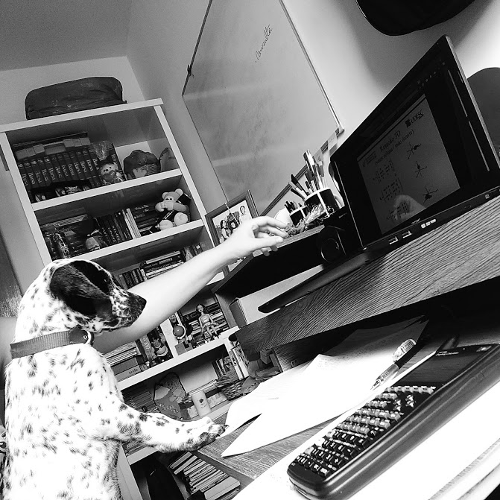
//> input picture images/pingo.png, 500 x 500 px
$ ./trocaregioes   (built with g++ and OpenCV 4)
//> lines starting //> are read from the running program, lines starting //| are printed output that depends on the picture
#include <iostream>
#include <opencv2/opencv.hpp>

using namespace cv;
using namespace std;

int main(int, char**){
    Mat image, otherImage;
    int width, height, aux1, aux2;

    image= imread("../images/pingo.png",CV_LOAD_IMAGE_GRAYSCALE);
//> image is the input picture: 500 rows x 500 cols, CV_8UC1; min 0, max 255, mean 124.9
    width = image.size().width;
//> width = 500
    height = image.size().height;
//> height = 500

    if(!image.data) {
        cout << "nao abriu pingo.png" << endl;
        return 0;
    }

    imshow("janela1", image);

    for(int i = 0;i<height/2;i++) {
        for (int j = 0; j<width/2; j++) {
            aux1 = image.at<uchar>(height/2 + i, width/2 + j);
            aux2 = image.at<uchar>(i, j);
            image.at<uchar>(i, j) = aux1; // segundo quadrante
            image.at<uchar>(height/2 + i, width/2 + j) = aux2; //quarto quadrante

            aux1 = image.at<uchar>(height/2 + i, j);
            aux2 = image.at<uchar>(i, width/2 + j);
            image.at<uchar>(i, width/2 + j) = aux1; // primeiro quadrante
            image.at<uchar>(height/2 + i, j) = aux2; // terceiro quadrante
        }
    }
//> this loop made 250 passes
//> (aux1, aux2) on passes 1 to 3: (189, 172), (152, 179), (133, 177)
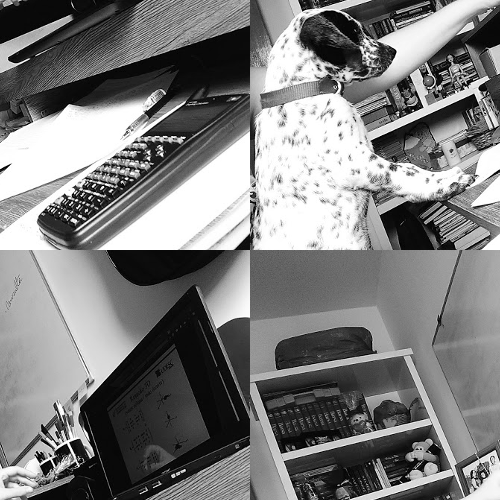
//> image: 500 rows x 500 cols, CV_8UC1; min 0, max 255, mean 124.9
//> after the loop, aux1 = 255; aux2 = 159

    imshow("janela2", image);
    waitKey();

    return 0;
}

$ run again, with images/biel.png copied over images/pingo.png
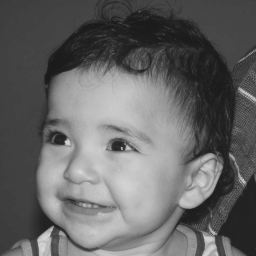
//> input picture images/biel.png, 256 x 256 px
//> image is the input picture: 256 rows x 256 cols, CV_8UC1; min 26, max 219, mean 100.9
//> the loop `for(int i = 0;i<height/2;i++)` made 128 passes
//> (aux1, aux2) on passes 1 to 8: (157, 64), (149, 65), (146, 67), (142, 67), (138, 65), (129, 67), (142, 67), (146, 65)
//> after the loop `for(int i = 0;i<height/2;i++)`:
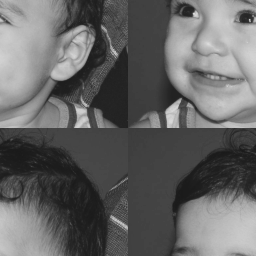
//> image: 256 rows x 256 cols, CV_8UC1; min 26, max 219, mean 100.9
//> after the loop `for(int i = 0;i<height/2;i++)`: aux1 = 176; aux2 = 81

$ run again, with images/homo1.png copied over images/pingo.png
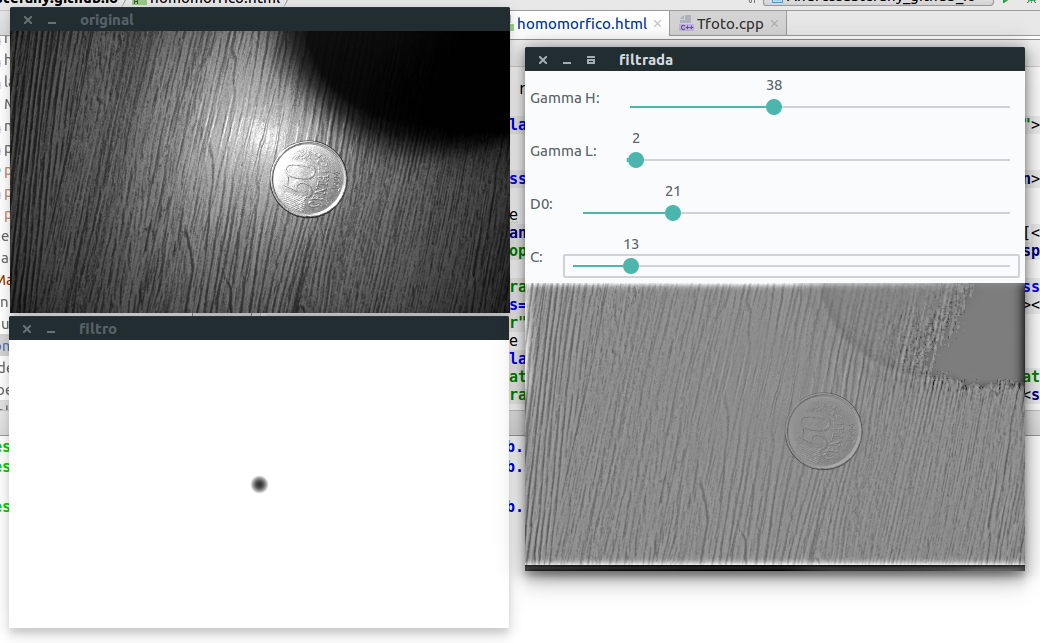
//> input picture images/homo1.png, 1040 x 643 px
//> the loop `for(int i = 0;i<height/2;i++)` made 321 passes
//> (aux1, aux2) on passes 1 to 3: (194, 232), (194, 232), (195, 232)
//> after the loop `for(int i = 0;i<height/2;i++)`:
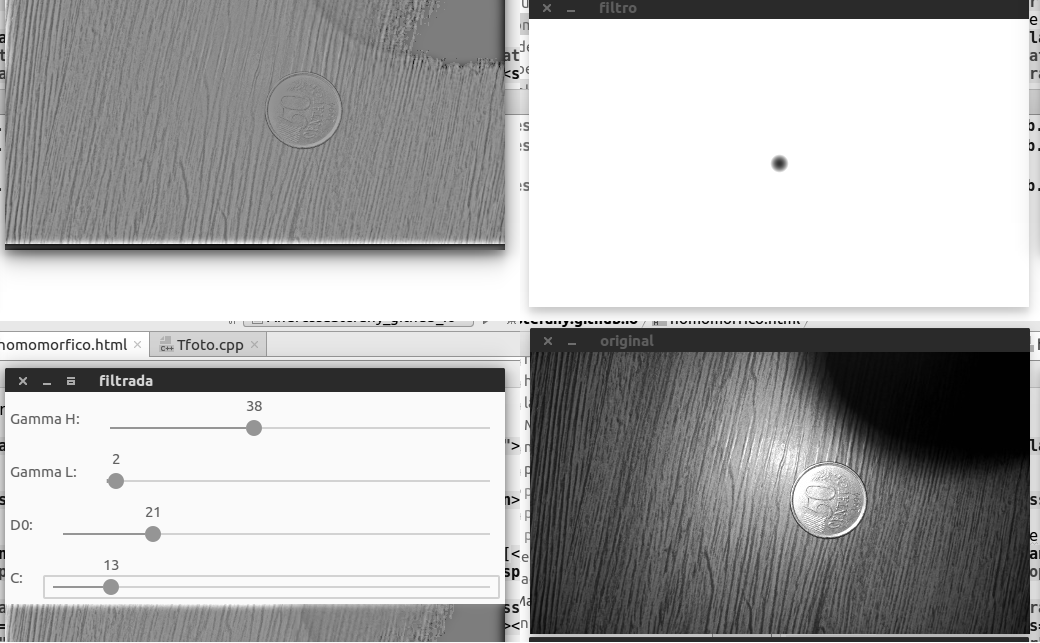
//> image: 643 rows x 1040 cols, CV_8UC1; min 0, max 255, mean 174.6
//> after the loop `for(int i = 0;i<height/2;i++)`: aux1 = 255; aux2 = 241

$ run again, with images/homo2.png copied over images/pingo.png
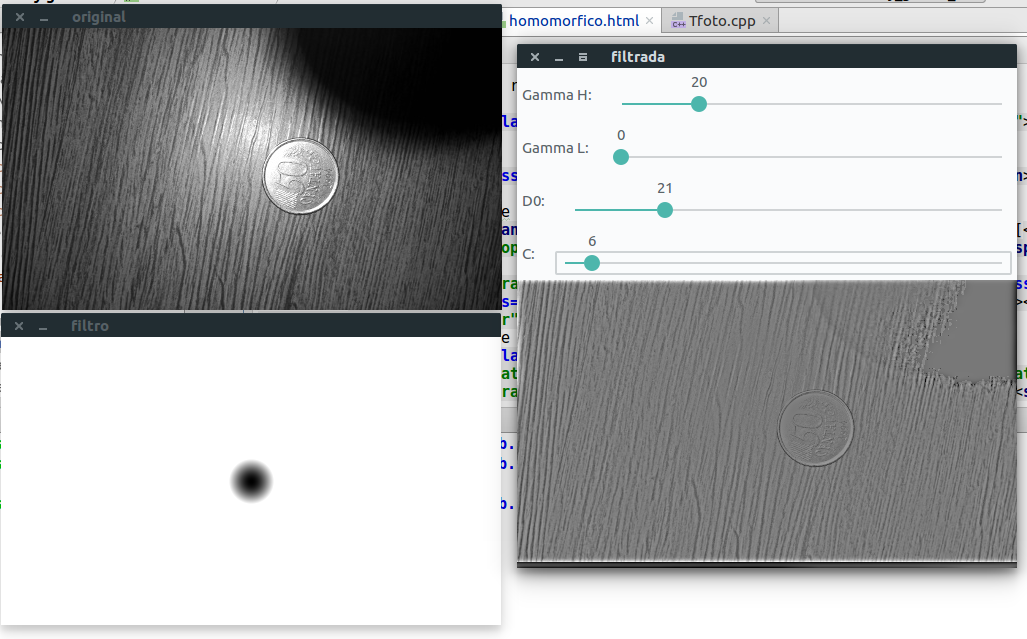
//> input picture images/homo2.png, 1027 x 639 px
//> the loop `for(int i = 0;i<height/2;i++)` made 319 passes
//> (aux1, aux2) on passes 1 to 3: (190, 232), (190, 232), (190, 232)
//> after the loop `for(int i = 0;i<height/2;i++)`:
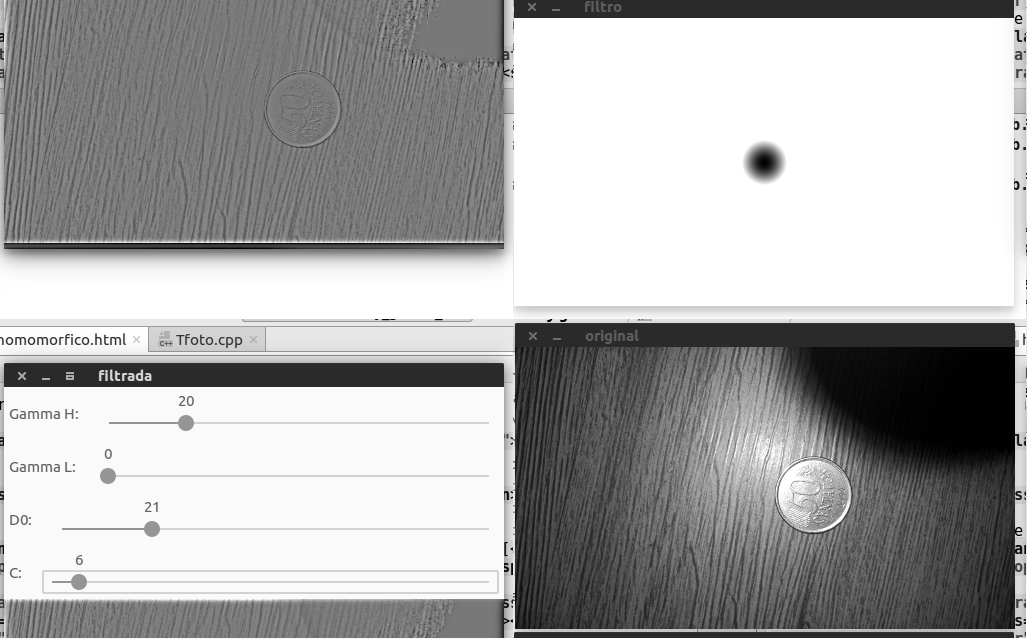
//> image: 639 rows x 1027 cols, CV_8UC1; min 0, max 255, mean 170.3
//> after the loop `for(int i = 0;i<height/2;i++)`: aux1 = 255; aux2 = 224
